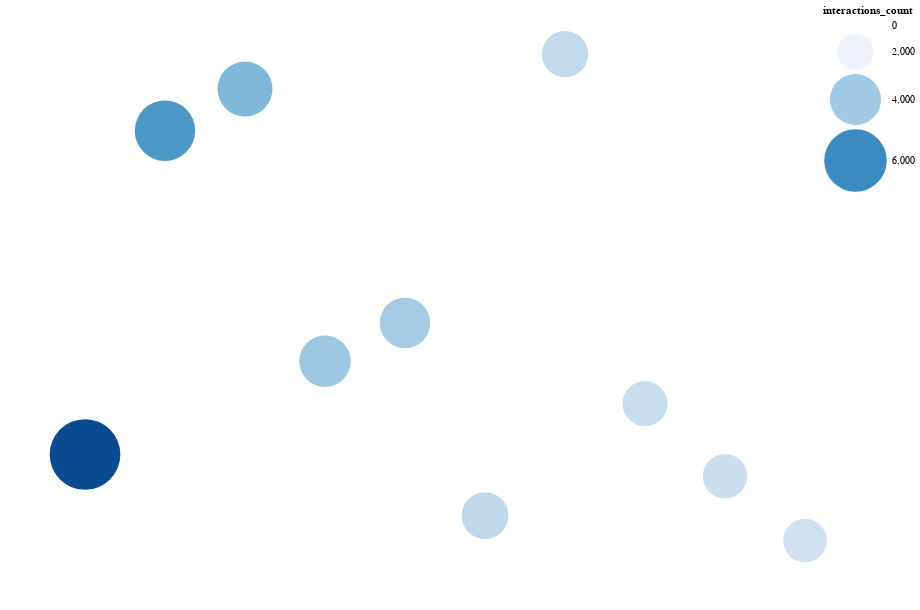

The notebook cell saved with this chart:
### Code cell
top_users['x'] = np.random.uniform(0, 2000, len(top_users))
top_users['y'] = np.random.uniform(0, 2000, len(top_users))

# Rank by interactions (descending)
top_users['user_rank'] = top_users.index + 1

# Spread them vertically (random or linear spacing)
top_users['y'] = np.random.uniform(0, 1000, len(top_users))

# Use rank for x-axis and random for y-axis
chart = alt.Chart(top_users).mark_circle(opacity=1).encode(
    x=alt.X('user_rank:Q', axis=None),
    y=alt.Y('y:Q', axis=None),
    size=alt.Size('interactions_count', scale=alt.Scale(range=[1, 5000])),
    color=alt.Color('interactions_count', scale=alt.Scale(scheme='blues')),
    tooltip=['user_id', 'interactions_count']
).properties(
    width=800,
    height=600
).configure_axis(
    grid=False,
    domain=False,
    ticks=False,
    labels=False
).configure_view(
    strokeWidth=0
)

chart.show()

### Figure 1 — Vega-Lite specification as saved in the notebook (floating-point values rounded to 4 significant figures)
{"config": {"view": {"continuousWidth": 300, "continuousHeight": 300, "strokeWidth": 0}, "axis": {"domain": false, "grid": false, "labels": false, "ticks": false}}, "data": {"name": "data-1cacef9e7ca516fd02d37838e56a3fe5"}, "mark": {"type": "circle", "opacity": 1}, "encoding": {"color": {"field": "interactions_count", "scale": {"scheme": "blues"}, "type": "quantitative"}, "size": {"field": "interactions_count", "scale": {"range": [1, 5000]}, "type": "quantitative"}, "tooltip": [{"field": "user_id", "type": "quantitative"}, {"field": "interactions_count", "type": "quantitative"}], "x": {"axis": null, "field": "user_rank", "type": "quantitative"}, "y": {"axis": null, "field": "y", "type": "quantitative"}}, "height": 600, "width": 800, "$schema": "https://vega.github.io/schema/vega-lite/v5.20.1.json", "datasets": {"data-1cacef9e7ca516fd02d37838e56a3fe5": [{"user_id": 424680, "interactions_count": 7671, "x": 60.73, "y": 225.8, "user_rank": 1}, {"user_id": 37449, "interactions_count": 5603, "x": 397.7, "y": 711.4, "user_rank": 2}, {"user_id": 383346, "interactions_count": 4628, "x": 1636.0, "y": 774.0, "user_rank": 3}, {"user_id": 169430, "interactions_count": 4076, "x": 18.39, "y": 365.7, "user_rank": 4}, {"user_id": 128473, "interactions_count": 3917, "x": 887.4, "y": 423.1, "user_rank": 5}, {"user_id": 89831, "interactions_count": 3353, "x": 153.7, "y": 134.1, "user_rank": 6}, {"user_id": 58104, "interactions_count": 3288, "x": 189.4, "y": 826.4, "user_rank": 7}, {"user_id": 133174, "interactions_count": 3107, "x": 1944.0, "y": 302.1, "user_rank": 8}, {"user_id": 199848, "interactions_count": 3018, "x": 1021.0, "y": 193.1, "user_rank": 9}, {"user_id": 305531, "interactions_count": 2902, "x": 350.6, "y": 96.73, "user_rank": 10}]}}
